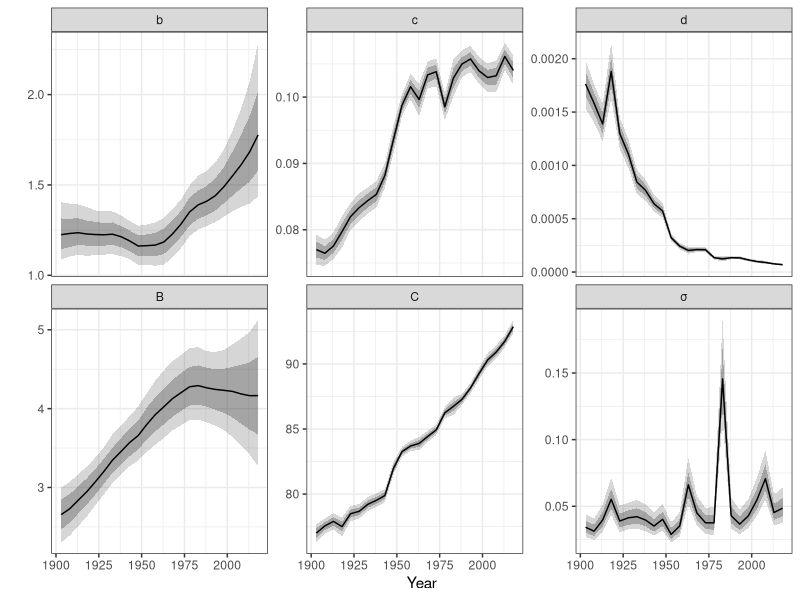

Write the R code that produced this figure. (Note: this script raises an error after producing the figure.)
setwd("/Users/julianashwin/Documents/GitHub/MortalityEstimation/")
rm(list=ls())

require(ggplot2)
require(ggpubr)
require(tidyverse)


decomp_df <- read.csv("figures/benchmark/siler_i2drift_decomp_ber.csv")

params_df <- read.csv("figures/benchmark/siler_i2drift_preds.csv")

plot_df <- params_df %>% 
  filter(year >1900 & year < 2020 & parameter %in% c("b", "B", "c", "C", "d", "σ")) %>%
  mutate(parameter = factor(parameter, levels =c("b", "c", "d", "B", "C", "σ"), ordered = T))

ggplot(plot_df) + 
  theme_bw() + facet_wrap(~parameter, scales = "free_y") + 
  geom_ribbon(aes(x = year, ymin=pc025, ymax=pc975), alpha = 0.2) +
  geom_ribbon(aes(x = year, ymin=pc15, ymax=pc85), alpha = 0.3) + 
  geom_line(aes(x = year, y = median)) + 
  labs(x = "Year", y = "")
ggsave("figures/benchmark/siler_i2drift_params.pdf", width = 8, height = 4, device = cairo_pdf)


ggplot(decomp_df) + theme_bw() + 
  
  geom_bar

# Get long versions of the changes in parameters and derivatives
change_df <- decomp_df %>%
  select(year, Δb, ΔB, Δc, ΔC, Δd) %>%
  pivot_longer( cols = -year, names_to = "parameter", values_to = "change") %>%
  mutate(parameter = str_remove_all(parameter,"Δ"))
LEgrad_df <- decomp_df %>%
  select(year, LE_b, LE_B, LE_c, LE_C, LE_d) %>%
  pivot_longer( cols = -year, names_to = "parameter", values_to = "LE_grad") %>%
  mutate(parameter = str_remove_all(parameter,"LE_"))
hgrad_df <- decomp_df %>%
  select(year, h_b, h_B, h_c, h_C, h_d) %>%
  pivot_longer( cols = -year, names_to = "parameter", values_to = "h_grad") %>%
  mutate(parameter = str_remove_all(parameter,"h_"))
Lstargrad_df <- decomp_df %>%
  select(year, Lstar_b, Lstar_B, Lstar_c, Lstar_C, Lstar_d) %>%
  pivot_longer( cols = -year, names_to = "parameter", values_to = "Lstar_grad") %>%
  mutate(parameter = str_remove_all(parameter,"Lstar_"))
# Combine into long dataframe
decomp_long <- decomp_df %>%
  select(year, LE_mod, h_mod, Lstar_mod, ΔLE_mod, Δh_mod, ΔLstar_mod) %>%
  full_join(change_df, by = "year") %>%
  left_join(LEgrad_df, by = c("year", "parameter")) %>%
  left_join(hgrad_df, by = c("year", "parameter")) %>%
  left_join(Lstargrad_df, by = c("year", "parameter"))
# Plot the decomposition of changes over time
LE_plt <- ggplot(decomp_long) + theme_bw() + 
  geom_bar(aes(x = year, y = change*LE_grad, fill = parameter), 
           stat = "identity", position = "stack") + 
  geom_line(aes(x = year, y = ΔLE_mod)) +
  labs(title = "Life Expectancy", x = "Year", y = "ΔLE", fill = "Parameter")
Lstar_plt <- ggplot(decomp_long) + theme_bw() + 
  geom_bar(aes(x = year, y = change*Lstar_grad, fill = parameter), 
           stat = "identity", position = "stack") + 
  geom_line(aes(x = year, y = ΔLstar_mod)) +
  labs(title = "Lifespan", x = "Year", y = "ΔL*", fill = "Parameter")
h_plt <- ggplot(decomp_long) + theme_bw() + 
  geom_bar(aes(x = year, y = change*h_grad, fill = parameter), 
           stat = "identity", position = "stack") + 
  geom_line(aes(x = year, y = Δh_mod)) +
  labs(title = "Lifespan Equality", x = "Year", y = "Δh", fill = "Parameter")
ggarrange(LE_plt, Lstar_plt, h_plt, nrow = 1, common.legend = TRUE, legend = "right")
ggsave("figures/benchmark/siler_i2drift_decomp.pdf", width = 12, height = 4, device = cairo_pdf)


"
LE
"
plot_df <- filter(params_df, parameter %in% c("LE"))
ggplot(plot_df) + theme_bw() +
  geom_ribbon(aes(x = year, ymin=pc025, ymax=pc975), alpha = 0.2) +
  geom_ribbon(aes(x = year, ymin=pc15, ymax=pc85), alpha = 0.3) + 
  geom_line(aes(x = year, y = median)) + 
  labs(x = "Year", y = "BPLE") + 
  geom_vline(aes(xintercept = 2018), linetype = "dashed")
ggsave("figures/benchmark/siler_i2drift_bple_fcast.pdf", width = 5, height = 3, device = cairo_pdf)

"
alpha_C
"
plot_df <- filter(params_df, parameter %in% c("α_C"))
ggplot(plot_df) + theme_bw() +
  geom_ribbon(aes(x = year, ymin=pc025, ymax=pc975), alpha = 0.2) +
  geom_ribbon(aes(x = year, ymin=pc15, ymax=pc85), alpha = 0.3) + 
  geom_line(aes(x = year, y = median)) + 
  labs(x = "Year", y = "")





